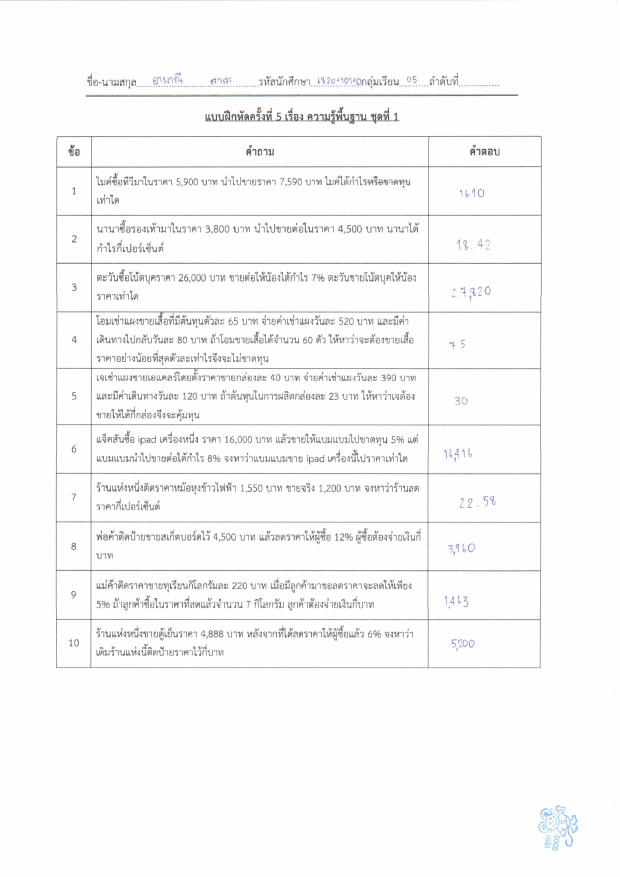
#> input picture image/1/img_5.jpg, 2480 x 3505 px, found by its file name (shown at 1/4 size)
$ python crop_answers.py
#> lines starting #> are read from the running program, lines starting #| are printed output that depends on the picture
import cv2
import os

img = cv2.imread("image/img_5.jpg")
#> img is the input picture: shape (3505, 2480, 3); mean B, G, R 248.3, 248.3, 248.2

if img is None:
    raise Exception("❌ ไม่พบไฟล์ภาพ ตรวจ path ให้ถูกต้อง")

orig_h, orig_w = img.shape[:2]
#> orig_h = 3505; orig_w = 2480

DISPLAY_WIDTH = 900
scale = DISPLAY_WIDTH / orig_w
#> scale = 0.363

display_boxes = [
    (625,243,788,311),(622,309,785,382),(624,384,784,448),
    (622,454,805,529),(622,533,785,613),(624,619,783,685),
    (622,689,785,754),(622,762,783,823),(622,830,783,895),
    (621,899,783,965),
]

def crop_handwriting_zone(roi):
    h, w = roi.shape[:2]
    left   = int(w * 0.20)
    right  = int(w * 0.95)
    top    = int(h * 0.15)
    bottom = int(h * 0.85)
    return roi[top:bottom, left:right]

os.makedirs("cropped_answers", exist_ok=True)

for i, (x1, y1, x2, y2) in enumerate(display_boxes, 1):

    x1 = int(x1 / scale)
    y1 = int(y1 / scale)
    x2 = int(x2 / scale)
    y2 = int(y2 / scale)

    # clamp กันพิกัดเกินภาพ
    x1 = max(0, min(x1, orig_w-1))
    x2 = max(0, min(x2, orig_w))
    y1 = max(0, min(y1, orig_h-1))
    y2 = max(0, min(y2, orig_h))

    if x2 <= x1 or y2 <= y1:
        print(f"❌ Box {i} ผิดพิกัด")
        continue

    roi = img[y1:y2, x1:x2]
    hand = crop_handwriting_zone(roi)

    path = f"cropped_answers/answer_{i}.png"
    cv2.imwrite(path, hand)

    print(f"✅ saved {path}")
#> this loop made 10 passes
#> pass 1, `roi = img[y1:y2, x1:x2]`:
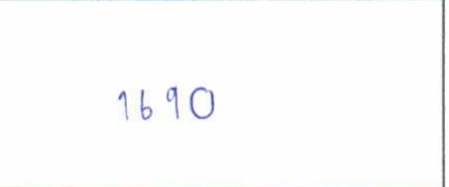
#> roi: shape (187, 449, 3); mean B, G, R 252.4, 252, 251.8
#> pass 1, `hand = crop_handwriting_zone(roi)`:
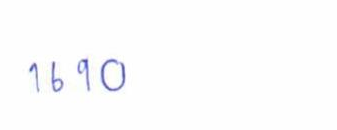
#> hand: shape (130, 337, 3); mean B, G, R 252.8, 252.1, 252
#> pass 2, `roi = img[y1:y2, x1:x2]`:
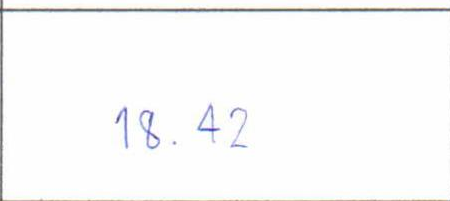
#> roi: shape (201, 450, 3); mean B, G, R 249.4, 249.5, 249.4
#> pass 2, `hand = crop_handwriting_zone(roi)`:
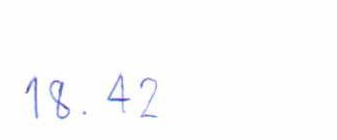
#> hand: shape (140, 337, 3); mean B, G, R 252.7, 252.1, 251.9
#> after the loop:
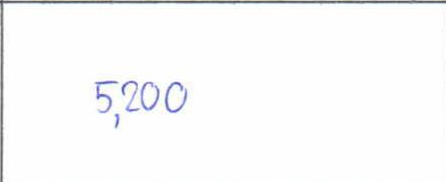
#> roi: shape (182, 446, 3); mean B, G, R 250.1, 249.6, 249.3

print("\n🎉 Crop เสร็จทั้งหมด")
